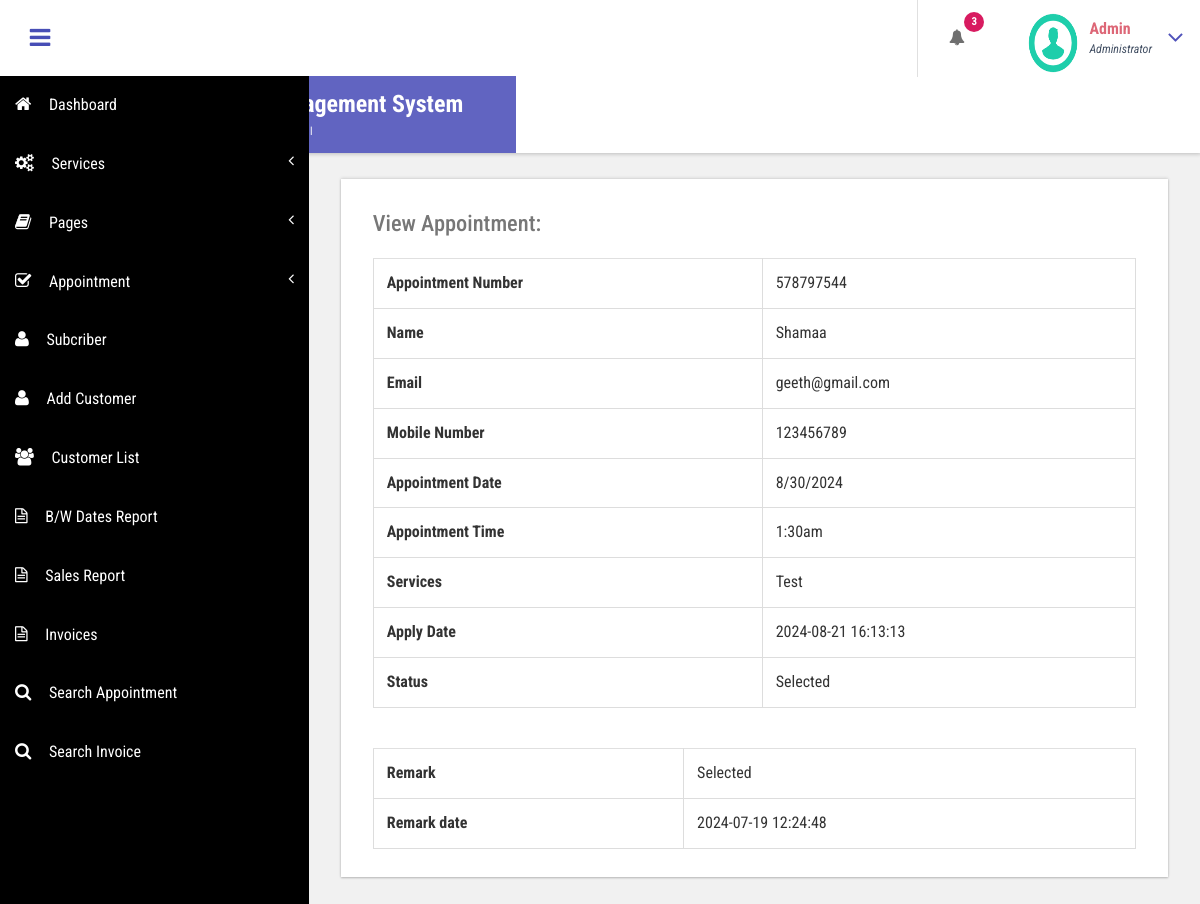
Screenshot of /admin/view-appointment.php?viewid=4 (signed in) with the database file from the repository.
### tables this page shows
CREATE TABLE `tblappointment` (
  `ID` int(10) NOT NULL,
  `AptNumber` varchar(80) DEFAULT NULL,
  `Name` varchar(120) DEFAULT NULL,
  `Email` varchar(120) DEFAULT NULL,
  `PhoneNumber` bigint(11) DEFAULT NULL,
  `AptDate` varchar(120) DEFAULT NULL,
  `AptTime` varchar(120) DEFAULT NULL,
  `Services` varchar(120) DEFAULT NULL,
  `ApplyDate` timestamp NULL DEFAULT current_timestamp(),
  `Remark` varchar(250) NOT NULL,
  `Status` varchar(50) NOT NULL,
  `RemarkDate` timestamp NOT NULL DEFAULT '0000-00-00 00:00:00' ON UPDATE current_timestamp()
);

### admin/view-appointment.php (the view, shortened to what this page needs)
<?php
include('includes/dbconnection.php');
    if (strlen($_SESSION['bpmsaid']==0)) {
  header('location:logout.php');
  } else{
  ?>
<!DOCTYPE HTML>
<html>
<head>
<link href="css/bootstrap.css" rel='stylesheet' type='text/css' />
<link href="css/style.css" rel='stylesheet' type='text/css' />
<link href="css/font-awesome.css" rel="stylesheet">
<link href="css/animate.css" rel="stylesheet" type="text/css" media="all">
<link href="css/custom.css" rel="stylesheet">
</head>
<body class="cbp-spmenu-push">
	<div class="main-content">
		 <?php include_once('includes/sidebar.php');?>
		 <?php include_once('includes/header.php');?>
		<div id="page-wrapper">
			<div class="main-page">
				<div class="tables">
					<h3 class="title1">View Appointment</h3>
					<div class="table-responsive bs-example widget-shadow">
						<h4>View Appointment:</h4>
						<?php
$cid=$_GET['viewid'];
$ret=mysqli_query($con,"select * from tblappointment where ID='$cid'");
while ($row=mysqli_fetch_array($ret)) {
?>
						<table class="table table-bordered">
							<tr>
    <th>Appointment Number</th>
    <td><?php  echo $row['AptNumber'];?></td>
  </tr>
  <tr>
<th>Name</th>
    <td><?php  echo $row['Name'];?></td>
  </tr>
<tr>
    <th>Email</th>
    <td><?php  echo $row['Email'];?></td>
  </tr>
   <tr>
    <th>Mobile Number</th>
    <td><?php  echo $row['PhoneNumber'];?></td>
  </tr>
   <tr>
    <th>Appointment Date</th>
    <td><?php  echo $row['AptDate'];?></td>
  </tr>
<tr>
    <th>Appointment Time</th>
    <td><?php  echo $row['AptTime'];?></td>
  </tr>
  <tr>
    <th>Services</th>
    <td><?php  echo $row['Services'];?></td>
  </tr>
  <tr>
    <th>Apply Date</th>
    <td><?php  echo $row['ApplyDate'];?></td>
  </tr>
<tr>
    <th>Status</th>
    <td> <?php
if($row['Status']=="1")
{
  echo "Selected";
}
     ;?></td>
  </tr>
						</table>
							<?php if($row['Remark']==""){ ?>
<form name="submit" method="post" enctype="multipart/form-data">
<tr>
    <th>Remark :</th>
    <td>
    <textarea name="remark" placeholder="" rows="12" cols="14" class="form-control wd-450" required="true"></textarea></td>
   </tr>
  <tr>
    <th>Status :</th>
    <td>
   <select name="status" class="form-control wd-450" required="true" >
     <option value="1" selected="true">Selected</option>
     <option value="2">Rejected</option>
   </select></td>
  </tr>
  <tr align="center">
    <td colspan="2"><button type="submit" name="submit" class="btn btn-az-primary pd-x-20">Submit</button></td>
  </tr>
  </form>
<?php } else { ?>
						<table class="table table-bordered">
							<tr>
    <th>Remark</th>
    <td><?php echo $row['Remark']; ?></td>
  </tr>
<tr>
<th>Remark date</th>
<td><?php echo $row['RemarkDate']; ?>  </td></tr>
						</table>
						<?php } ?>
						<?php } ?>
					</div>
				</div>
			</div>
		</div>
	</div>
</body>
</html>
<?php }  ?>

### admin/includes/header.php (shortened to what this page needs)
<div class="sticky-header header-section ">
      <div class="header-left">
        <button id="showLeftPush"><i class="fa fa-bars"></i></button>
        <div class="logo">
          <a href="index.html">
            <h1>Ocean Breeze Saloon Management System</h1>
            <span>AdminPanel</span>
          </a>
        </div>
      </div>
      <div class="header-right">
        <div class="profile_details_left">
          <ul class="nofitications-dropdown">
            <?php
$ret1=mysqli_query($con,"select ID,Name from  tblappointment where Status=''");
$num=mysqli_num_rows($ret1);
?>
            <li class="dropdown head-dpdn">
              <a href="#" class="dropdown-toggle" data-toggle="dropdown" aria-expanded="false"><i class="fa fa-bell"></i><span class="badge blue"><?php echo $num;?></span></a>
            </li>
          </ul>
          <div class="clearfix"> </div>
        </div>
        <div class="profile_details">
        <?php
$adid=$_SESSION['bpmsaid'];
$ret=mysqli_query($con,"select AdminName from tbladmin where ID='$adid'");
$row=mysqli_fetch_array($ret);
$name=$row['AdminName'];
?>
          <ul>
            <li class="dropdown profile_details_drop">
              <a href="#" class="dropdown-toggle" data-toggle="dropdown" aria-expanded="false">
                <div class="profile_img">
                  <span class="prfil-img"><img src="images/download (1).png" alt="" width="50" height="60"> </span>
                  <div class="user-name">
                    <p><?php echo $name; ?></p>
                    <span>Administrator</span>
                  </div>
                  <i class="fa fa-angle-down lnr"></i>
                  <div class="clearfix"></div>
                </div>
              </a>
            </li>
          </ul>
        </div>
      </div>
      <div class="clearfix"> </div>
    </div>

### admin/css/style.css (style rules this page uses)
h4, h5, h6, h1, h2, h3 { margin: 0; }
ul, ol { margin: 0; }
p { margin: 0; }
html, body { font-family: 'Roboto Condensed', sans-serif; font-size: 100%; overflow-x: hidden; background: #fff; }
body a { transition: 0.5s all ease; -webkit-transition: 0.5s all ease; -moz-transition: 0.5s all ease; -o-transition: 0.5s all ease; -ms-transition: 0.5s all ease; text-decoration:none; }
h1,h2,h3,h4,h5,h6 { margin:0; }
p { margin:0; }
ul,label { margin:0; padding:0; }
.main-content { position: relative; }
.sticky-header { position: fixed; top: 0; left:0px; width: 100%; z-index: 100; }
.header-section { background:#FFF; box-shadow: 1px 1px 4px rgba(0, 0, 0, 0.21); -webkit-box-shadow: 1px 1px 4px rgba(0, 0, 0, 0.21); -moz-box-shadow: 1px 1px 4px rgba(0, 0, 0, 0.21); -o-box-shadow: 1px 1px 4px rgba(0, 0, 0, 0.21); }
.header-section::after { clear: both; display: block; content: ''; }
.header-left { float: left; width: 45%; }
.header-right { float: right; }
button#showLeftPush { font-size: 1.5em; width: 80px; padding: 0.87em 0; text-align: center; cursor: pointer; float: left; color: #6F6F6F; -moz-transition: all 0.2s ease-out 0s; -webkit-transition: all 0.2s ease-out 0s; transition: all 0.2s ease-out 0s; border: none; background-color: #fff; outline:none; }
.cbp-spmenu-push { overflow-x: hidden; position: relative; }
.cbp-spmenu, .cbp-spmenu-push { -webkit-transition: all 0.3s ease; -moz-transition: all 0.3s ease; transition: all 0.3s ease; }
.cbp-spmenu-push div#page-wrapper { margin: 0 0 0 19.3em; transition:.5s all; -webkit-transition:.5s all; -moz-transition:.5s all; }
.fa { display: inline-block; font-family: FontAwesome; font-style: normal; font-weight: normal; line-height: 1; -webkit-font-smoothing: antialiased; -moz-osx-font-smoothing: grayscale; }
.logo { background: #6164C1; text-align: center; float: left; }
.logo a { padding: 0.9em 3.3em .7em; display: block; text-decoration: none; }
.logo a h1 { color: #fff; font-size: 1.5em; line-height: 1.2em; font-weight: 700; }
.logo a span { color: #F8F8F8; font-size: .7em; text-align: center; letter-spacing: 7px; }
.profile_details_left { float: left; }
li.dropdown.head-dpdn { display: inline-block; padding: 1.7em 0; border-left: 1px solid #E0E0E0; float: left; }
li.dropdown.head-dpdn a.dropdown-toggle { padding: 1.7em 2em; }
i.fa.fa-bell { color:#6F6F6F; }
.header-right span.badge { font-size: 11px; font-weight: bold; color: #FFF; background: #8BC34A; line-height: 15px; width: 20px; height: 20px; border-radius: 2em; -webkit-border-radius: 2em; -moz-border-radius: 2em; -o-border-radius: 2em; text-align: center; display: inline-block; position: absolute; top: 16%; padding: 2px 0 0; }
.header-right span.blue { background-color:#D81B60; }
.profile_details { float: right; }
.profile_details_drop a.dropdown-toggle { display:block; padding: 0.8em 3em 0 2em; }
.profile_img span.prfil-img { float:left; }
.user-name { float:left; margin-top:8px; margin-left:11px; height:35px; }
.profile_details ul li { list-style-type:none; position:relative; }
.profile_details li a i.fa.lnr { position: absolute; top: 34%; right: 8%; color: #4F52BA; font-size: 1.6em; }
.user-name p { font-size:1em; color:#DD6777; line-height:1em; font-weight:700; }
.user-name span { font-size: .75em; font-style: italic; color: #424f63; font-weight: normal; margin-top: .3em; }
.widget-shadow { background-color: #fff; box-shadow: 0 -1px 3px rgba(0,0,0,.12),0 1px 2px rgba(0,0,0,.24); -webkit-box-shadow: 0 -1px 3px rgba(0,0,0,.12),0 1px 2px rgba(0,0,0,.24); -moz-box-shadow: 0 -1px 3px rgba(0,0,0,.12),0 1px 2px rgba(0,0,0,.24); }
h3.title1 { font-size: 2em; color: #e94e02; margin-bottom: 0.8em; }
.table > thead > tr > th, .table > tbody > tr > th, .table > tfoot > tr > th, .table > thead > tr > td, .table > tbody > tr > td, .table > tfoot > tr > td { border-top: none; }
.tables h4 { font-size: 1.4em; margin-bottom: 1em; color: #777777; }
.tables .panel-body ,.tables .bs-example { padding: 2em 2em 0.5em; }
.tables .table > thead > tr > th, .tables .table > tbody > tr > th, .tables .table > tfoot > tr > th, .tables .table > thead > tr > td, .tables .table > tbody > tr > td, .tables .table > tfoot > tr > td { padding: 13px; border-top: 1px solid #E0E0E0; }
.bs-example { margin-top: 2em; }

### admin/css/custom.css (style rules this page uses)
#page-wrapper { padding:7em 2em 2.5em; background-color: #F1F1F1; }

### rows the page displays
tblappointment: AptNumber "578797544", Name "Shamaa", Email "geeth@gmail.com", PhoneNumber "123456789", AptDate "8/30/2024", AptTime "1:30am", Services "Test", ApplyDate "2024-08-21 16:13:13", Status "Selected", Remark "Selected", RemarkDate "2024-07-19 12:24:48"

### other values shown
$num "3"
$name "Admin"
